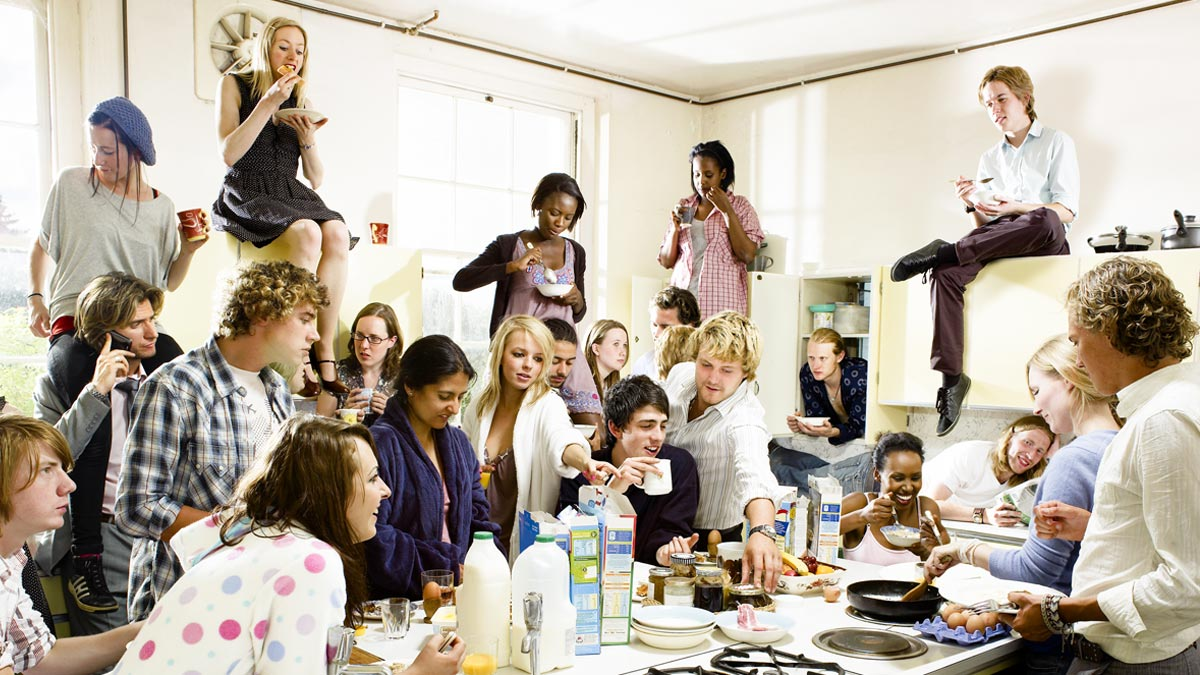
#> input picture people.jpg, 1200 x 675 px
$ python hog_prototype.py
#> lines starting #> are read from the running program, lines starting #| are printed output that depends on the picture; after the words box and inside, x2 and y2 are one past the last pixel; in counts of white or black regions, pixels touching at a corner belong together
# Reference:
# https://data-flair.training/blogs/python-project-real-time-human-detection-counting/
#
# Only accepts image file as input

import cv2
import imutils

def detect(imageInput):
#> called with imageInput = 'people.jpg'
    image = cv2.imread(imageInput)
#> image is the input picture: shape (675, 1200, 3); mean B, G, R 162.1, 175.2, 185.1

    image = imutils.resize(image, width = min(800, image.shape[1]))
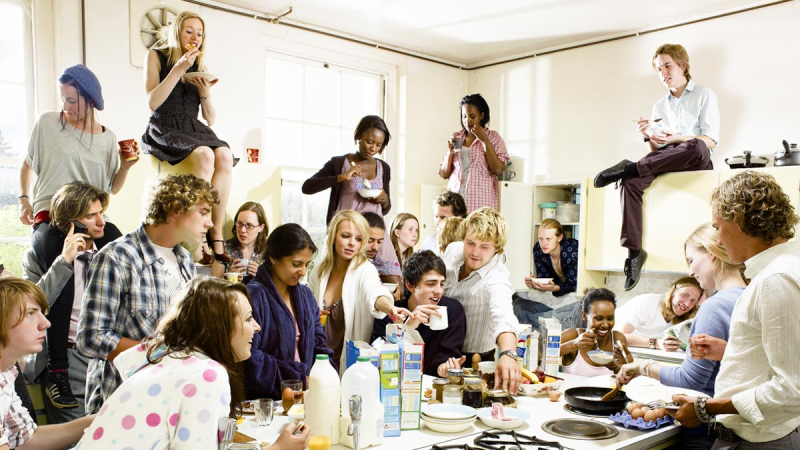
#> image: shape (450, 800, 3); mean B, G, R 162.1, 175.2, 185.1

    bounding_box_cordinates, weights =  HOGCV.detectMultiScale(image, winStride = (4, 4), padding = (8, 8), scale = 1.03)
#> bounding_box_cordinates = [[461, 110, 65, 131], [333, 232, 67, 134], [416, 70, 120, 240], [283, 77, 160, 321], [0, 20, 178, 408]]; weights = [0.0863, 0.498, 0.278, 0.408, 0.664]

    person = 1
    for x,y,w,h in bounding_box_cordinates:
        cv2.rectangle(image, (x,y), (x+w,y+h), (0,255,0), 2)
        cv2.putText(image, f'person {person}', (x,y), cv2.FONT_HERSHEY_SIMPLEX, 0.5, (0,0,255), 1)
        person += 1
#> this loop made 5 passes
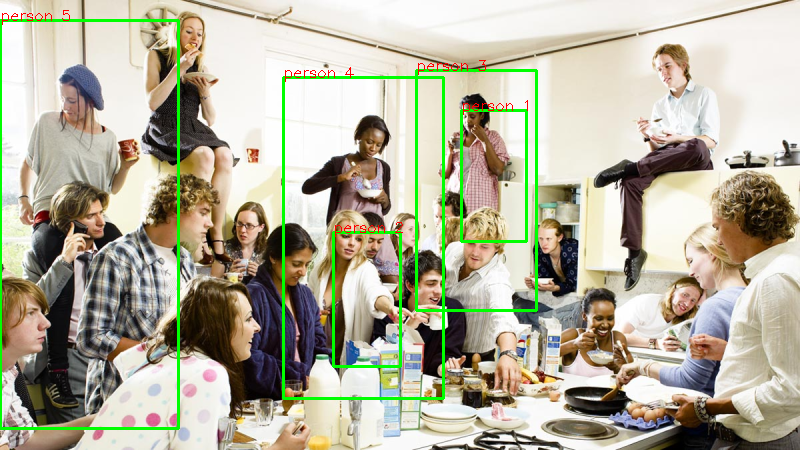
#> image: shape (450, 800, 3); 3.06% of pixels changed, all inside (x1, y1, x2, y2) = (0, 10, 538, 430)
#> after the loop, person = 6

    cv2.putText(image, f'People Count : {person-1}', (40,40), cv2.FONT_HERSHEY_DUPLEX, 0.8, (255,0,0), 2)
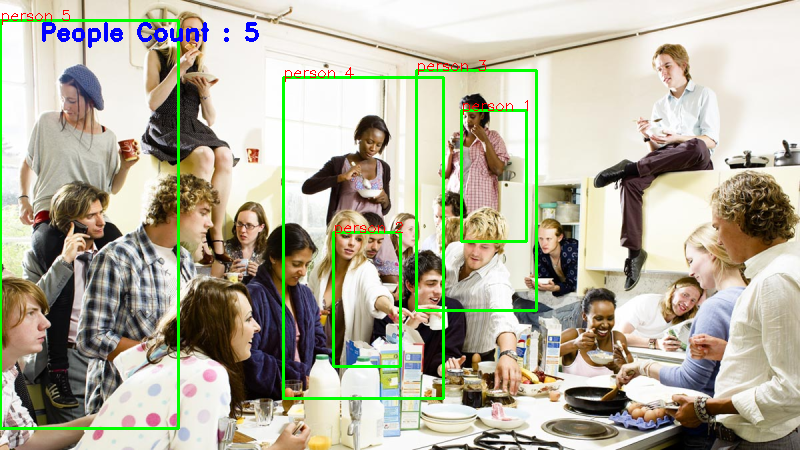
#> image: shape (450, 800, 3); 0.44% of pixels changed, all inside (x1, y1, x2, y2) = (42, 22, 259, 48)
    cv2.imshow('output', image)
    print("People Count:",person-1)
#| People Count: 5

    cv2.waitKey(0)
    cv2.destroyAllWindows()


HOGCV = cv2.HOGDescriptor()
HOGCV.setSVMDetector(cv2.HOGDescriptor_getDefaultPeopleDetector())

imageInput = "people.jpg"
detect(imageInput)
